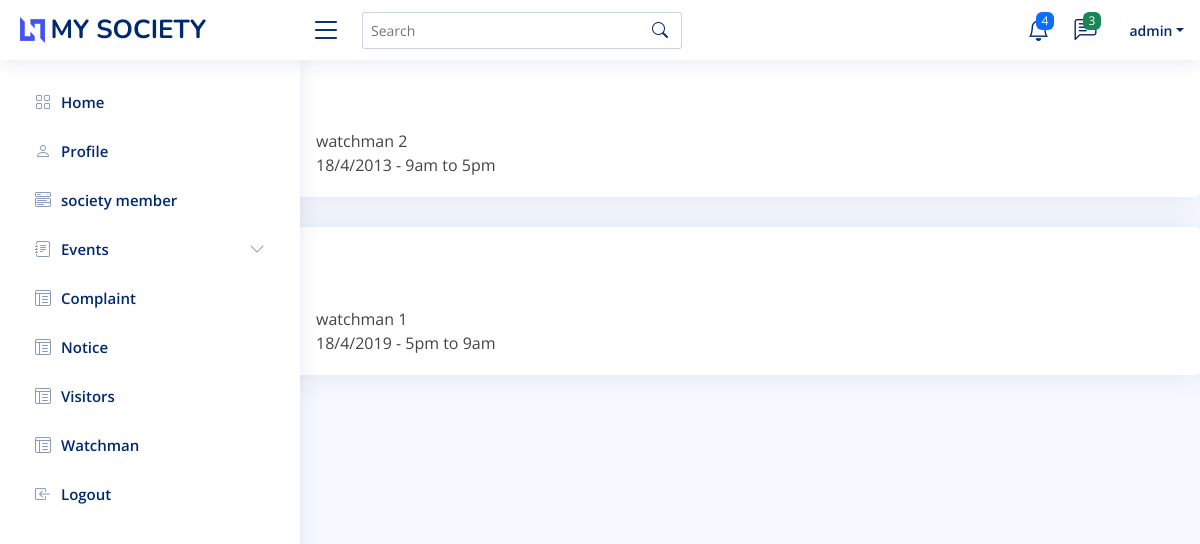
The app's page /watchman/ (signed in) with its own data.
### mysite/models.py (models this page shows, shortened)
class Socity_Members(models.Model):
    name=models.CharField(max_length=25)
    password=models.CharField(max_length=25, default=000)
    age=models.IntegerField()
    house_no=models.CharField(max_length=25)
    pic=models.FileField(upload_to='media', default='k.jpg')

class Watchman(models.Model):
    watchman_name=models.CharField(max_length=25)
    watchman_date_and_time=models.CharField(max_length=25)

### mysite/views.py (the view)
# urls.py: path('watchman/',views.watchman, name='watchman'),
def  watchman(request):
    watchman = Watchman.objects.all()
    user_object = Socity_Members.objects.get(name = request.session['name'])
    return render(request, 'watchman.html',{'watchman':watchman,'user':user_object})

### mysite/templates/watchman.html (shortened to what this page needs)
{% extends 'header.html' %}
{% block content %}
{% load static %}
<!DOCTYPE html>
<html>
<head>
<a class="nav-link collapsed" href="{% url 'index' %}">
    <span> Back </span>
</a>
<body>
    <br>
    {% for use in watchman %}
    <div class="card">
        <div class="card-body pt-3">
            <h5 class="card-title">Watchman Details</h5>
            <div class="row">
                <div class="col-lg-3 col-md-4 label ">Watchman Name</div>
                <div class="col-lg-9 col-md-8">{{use.watchman_name}}</div>
            </div>
            <div class="row">
                <div class="col-lg-3 col-md-4 label">Watchman Date And Time</div>
                <div class="col-lg-9 col-md-8">{{use.watchman_date_and_time}}</div>
            </div>
         </div>
    </div>
{%endfor%}
</body>
</html>
{%endblock%}

### mysite/templates/header.html (shortened to what this page needs)
{% load static %}
<!DOCTYPE html>
<html lang="en">
<head>
  <link href="{% static 'assets/vendor/bootstrap/css/bootstrap.min.css' %}" rel="stylesheet">
  <link href="{% static 'assets/vendor/bootstrap-icons/bootstrap-icons.css' %}" rel="stylesheet">
  <link href="{% static 'assets/vendor/boxicons/css/boxicons.min.css' %}" rel="stylesheet">
  <link href="{% static 'assets/vendor/quill/quill.snow.css' %}" rel="stylesheet">
  <link href="{% static 'assets/vendor/quill/quill.bubble.css' %}" rel="stylesheet">
  <link href="{% static 'assets/vendor/remixicon/remixicon.css' %}" rel="stylesheet">
  <link href="{% static 'assets/vendor/simple-datatables/style.css' %}" rel="stylesheet">
  <link href="{% static 'assets/css/style.css' %}" rel="stylesheet">
</head>
<body>
  <header id="header" class="header fixed-top d-flex align-items-center">
    <div class="d-flex align-items-center justify-content-between">
      <a href="index.html" class="logo d-flex align-items-center">
        <img src="{% static 'assets/img/logo.png' %}" alt="">
        <span class="d-none d-lg-block">MY SOCIETY</span>
      </a>
      <i class="bi bi-list toggle-sidebar-btn"></i>
    </div>
    <div class="search-bar">
      <form class="search-form d-flex align-items-center" method="POST" action="#">
        <input type="text" name="query" placeholder="Search" title="Enter search keyword">
        <button type="submit" title="Search"><i class="bi bi-search"></i></button>
      </form>
    </div>
    <nav class="header-nav ms-auto">
      <ul class="d-flex align-items-center">
        <li class="nav-item dropdown">
          <a class="nav-link nav-icon" href="#" data-bs-toggle="dropdown">
            <i class="bi bi-bell"></i>
            <span class="badge bg-primary badge-number">4</span>
          </a>
        </li>
        <li class="nav-item dropdown">
          <a class="nav-link nav-icon" href="#" data-bs-toggle="dropdown">
            <i class="bi bi-chat-left-text"></i>
            <span class="badge bg-success badge-number">3</span>
          </a>
        </li>
        <li class="nav-item dropdown pe-3">
          <a class="nav-link nav-profile d-flex align-items-center pe-0" href="#" data-bs-toggle="dropdown">
            <span class="d-none d-md-block dropdown-toggle ps-2">{{user.name}}</span>
          </a>
        </li>
      </ul>
    </nav>
  </header>
  <aside id="sidebar" class="sidebar">
    <ul class="sidebar-nav" id="sidebar-nav">
      <li class="nav-item">
        <a class="nav-link collapsed" href="{% url 'index' %}">
          <i class="bi bi-grid"></i>
          <span> Home </span>
        </a>
      </li>
    <li class="nav-item">
      <a class="nav-link collapsed" href="{% url 'profile' %}">
        <i class="bi bi-person"></i>
        <span> Profile </span>
      </a>
    </li>
      <li class="nav-item">
        <a class="nav-link collapsed" href="{% url 'societymember' %}">
          <i class="bi bi-menu-button-wide"></i>
          <span>society member</span>
        </a>
      </li>
        <li class="nav-item">
         <a class="nav-link collapsed" data-bs-target="#forms-nav" data-bs-toggle="collapse" href="{% url 'events' %}">
           <i class="bi bi-journal-text"></i><span>Events</span><i class="bi bi-chevron-down ms-auto"></i>
          </a>
      <li class="nav-item">
        <a class="nav-link collapsed" href="{% url 'complaint' %}">
          <i class="bi bi-layout-text-window-reverse"></i>
          <span>Complaint</span>
        </a>
      </li>
      <li class="nav-item">
        <a class="nav-link collapsed" href="{% url 'notice' %}">
          <i class="bi bi-layout-text-window-reverse"></i>
          <span>Notice</span>
        </a>
      </li>
      <li class="nav-item">
        <a class="nav-link collapsed" href="{% url 'visitors' %}">
          <i class="bi bi-layout-text-window-reverse"></i>
          <span>Visitors</span>
        </a>
      </li>
      <li class="nav-item">
        <a class="nav-link collapsed" href="{% url 'watchman' %}">
          <i class="bi bi-layout-text-window-reverse"></i>
          <span>Watchman</span>
        </a>
      </li>
      <li class="nav-item">
        <a class="nav-link collapsed" href="{% url 'login' %}">
          <i class="bi bi-box-arrow-in-left"></i>
          <span> Logout </span>
        </a>
      </li>
    </ul>
  </aside>
{% block content %}
{% endblock %}
</body>
</html>

### mysite/static/assets/css/style.css (style rules this page uses)
:root { scroll-behavior: smooth; }
body { font-family: "Open Sans", sans-serif; background: #f6f9ff; color: #444444; }
a { color: #4154f1; text-decoration: none; }
h1, h2, h3, h4, h5, h6 { font-family: "Nunito", sans-serif; }
.card { margin-bottom: 30px; border: none; border-radius: 5px; box-shadow: 0px 0 30px rgba(1, 41, 112, 0.1); }
.card-title { padding: 20px 0 15px 0; font-size: 18px; font-weight: 500; color: #012970; font-family: "Poppins", sans-serif; }
.card-body { padding: 0 20px 20px 20px; }
.logo { line-height: 1; }
@media (min-width: 1200px) { .logo { width: 280px; } }
.logo img { max-height: 26px; margin-right: 6px; }
.logo span { font-size: 26px; font-weight: 700; color: #012970; font-family: "Nunito", sans-serif; }
.header { transition: all 0.5s; z-index: 997; height: 60px; box-shadow: 0px 2px 20px rgba(1, 41, 112, 0.1); background-color: #fff; padding-left: 20px; }
.header .toggle-sidebar-btn { font-size: 32px; padding-left: 10px; cursor: pointer; color: #012970; }
.header .search-bar { min-width: 360px; padding: 0 20px; }
.header .search-form { width: 100%; }
.header .search-form input { border: 0; font-size: 14px; color: #012970; border: 1px solid rgba(1, 41, 112, 0.2); padding: 7px 38px 7px 8px; border-radius: 3px; transition: 0.3s; width: 100%; }
.header .search-form button { border: 0; padding: 0; margin-left: -30px; background: none; }
.header .search-form button i { color: #012970; }
.header-nav ul { list-style: none; }
.header-nav>ul { margin: 0; padding: 0; }
.header-nav .nav-icon { font-size: 22px; color: #012970; margin-right: 25px; position: relative; }
.header-nav .nav-profile { color: #012970; }
.header-nav .nav-profile span { font-size: 14px; font-weight: 600; }
.header-nav .badge-number { position: absolute; inset: -2px -5px auto auto; font-weight: normal; font-size: 12px; padding: 3px 6px; }
.sidebar { position: fixed; top: 60px; left: 0; bottom: 0; width: 300px; z-index: 996; transition: all 0.3s; padding: 20px; overflow-y: auto; scrollbar-width: thin; scrollbar-color: #aab7cf transparent; box-shadow: 0px 0px 20px rgba(1, 41, 112, 0.1); background-color: #fff; }
.sidebar-nav { padding: 0; margin: 0; list-style: none; }
.sidebar-nav li { padding: 0; margin: 0; list-style: none; }
.sidebar-nav .nav-item { margin-bottom: 5px; }
.sidebar-nav .nav-link { display: flex; align-items: center; font-size: 15px; font-weight: 600; color: #4154f1; transition: 0.3; background: #f6f9ff; padding: 10px 15px; border-radius: 4px; }
.sidebar-nav .nav-link i { font-size: 16px; margin-right: 10px; color: #4154f1; }
.sidebar-nav .nav-link.collapsed { color: #012970; background: #fff; }
.sidebar-nav .nav-link.collapsed i { color: #899bbd; }
.sidebar-nav .nav-link .bi-chevron-down { margin-right: 0; transition: transform 0.2s ease-in-out; }

### records on screen
Socity_Members: name "admin"
Watchman: watchman_name "watchman 2", watchman_date_and_time "18/4/2013 - 9am to 5pm"
Watchman: watchman_name "watchman 1", watchman_date_and_time "18/4/2019 - 5pm to 9am"
